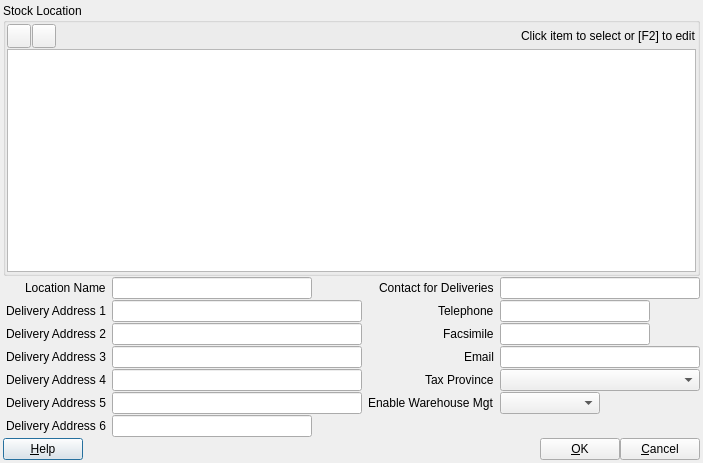
<?xml version="1.0" encoding="UTF-8"?>
<ui version="4.0">
 <class>ACC_LocationDialog</class>
 <widget class="QDialog" name="ACC_LocationDialog">
  <property name="geometry">
   <rect>
    <x>0</x>
    <y>0</y>
    <width>683</width>
    <height>463</height>
   </rect>
  </property>
  <property name="windowTitle">
   <string>Edit Stock Location</string>
  </property>
  <layout class="QGridLayout" name="gridLayout_2">
   <property name="leftMargin">
    <number>3</number>
   </property>
   <property name="topMargin">
    <number>3</number>
   </property>
   <property name="rightMargin">
    <number>3</number>
   </property>
   <property name="bottomMargin">
    <number>3</number>
   </property>
   <property name="horizontalSpacing">
    <number>3</number>
   </property>
   <property name="verticalSpacing">
    <number>1</number>
   </property>
   <item row="0" column="0">
    <widget class="QGroupBox" name="groupBox">
     <property name="sizePolicy">
      <sizepolicy hsizetype="Expanding" vsizetype="Expanding">
       <horstretch>0</horstretch>
       <verstretch>0</verstretch>
      </sizepolicy>
     </property>
     <property name="title">
      <string>Stock Location</string>
     </property>
     <layout class="QGridLayout" name="gridLayout">
      <property name="leftMargin">
       <number>1</number>
      </property>
      <property name="topMargin">
       <number>1</number>
      </property>
      <property name="rightMargin">
       <number>1</number>
      </property>
      <property name="bottomMargin">
       <number>1</number>
      </property>
      <property name="spacing">
       <number>1</number>
      </property>
      <item row="0" column="0">
       <layout class="QHBoxLayout" name="horizontalLayout_2">
        <property name="spacing">
         <number>1</number>
        </property>
        <item>
         <widget class="QToolButton" name="pbAdd">
          <property name="minimumSize">
           <size>
            <width>24</width>
            <height>24</height>
           </size>
          </property>
          <property name="maximumSize">
           <size>
            <width>24</width>
            <height>24</height>
           </size>
          </property>
          <property name="toolTip">
           <string>Add location</string>
          </property>
          <property name="text">
           <string/>
          </property>
          <property name="icon">
           <iconset resource="../../../db/src/gui/db.qrc">
            <normaloff>:/images/icons/add.png</normaloff>:/images/icons/add.png</iconset>
          </property>
          <property name="iconSize">
           <size>
            <width>16</width>
            <height>16</height>
           </size>
          </property>
         </widget>
        </item>
        <item>
         <widget class="QToolButton" name="pbDelete">
          <property name="minimumSize">
           <size>
            <width>24</width>
            <height>24</height>
           </size>
          </property>
          <property name="maximumSize">
           <size>
            <width>24</width>
            <height>24</height>
           </size>
          </property>
          <property name="toolTip">
           <string>Delete location</string>
          </property>
          <property name="text">
           <string/>
          </property>
          <property name="icon">
           <iconset>
            <normalon>:/images/icons/delete.png</normalon>
           </iconset>
          </property>
          <property name="iconSize">
           <size>
            <width>16</width>
            <height>16</height>
           </size>
          </property>
         </widget>
        </item>
        <item>
         <spacer name="horizontalSpacer_2">
          <property name="orientation">
           <enum>Qt::Horizontal</enum>
          </property>
          <property name="sizeHint" stdset="0">
           <size>
            <width>40</width>
            <height>20</height>
           </size>
          </property>
         </spacer>
        </item>
        <item>
         <widget class="QLabel" name="lblTvInfo">
          <property name="text">
           <string>Click item to select or [F2] to edit</string>
          </property>
         </widget>
        </item>
       </layout>
      </item>
      <item row="1" column="0">
       <widget class="QTableView" name="tvLocation"/>
      </item>
     </layout>
    </widget>
   </item>
   <item row="1" column="0">
    <layout class="QHBoxLayout" name="horizontalLayout_3">
     <property name="spacing">
      <number>6</number>
     </property>
     <item>
      <layout class="QFormLayout" name="formLayout">
       <property name="labelAlignment">
        <set>Qt::AlignRight|Qt::AlignTrailing|Qt::AlignVCenter</set>
       </property>
       <property name="horizontalSpacing">
        <number>6</number>
       </property>
       <property name="verticalSpacing">
        <number>1</number>
       </property>
       <property name="leftMargin">
        <number>3</number>
       </property>
       <item row="0" column="0">
        <widget class="QLabel" name="label">
         <property name="text">
          <string>Location Name</string>
         </property>
        </widget>
       </item>
       <item row="0" column="1">
        <widget class="QLineEdit" name="leLocationName">
         <property name="minimumSize">
          <size>
           <width>200</width>
           <height>0</height>
          </size>
         </property>
         <property name="maximumSize">
          <size>
           <width>200</width>
           <height>16777215</height>
          </size>
         </property>
        </widget>
       </item>
       <item row="1" column="0">
        <widget class="QLabel" name="label_3">
         <property name="text">
          <string>Delivery Address 1</string>
         </property>
        </widget>
       </item>
       <item row="1" column="1">
        <widget class="QLineEdit" name="leDeliveryAddress1">
         <property name="minimumSize">
          <size>
           <width>250</width>
           <height>0</height>
          </size>
         </property>
         <property name="maximumSize">
          <size>
           <width>16777215</width>
           <height>16777215</height>
          </size>
         </property>
        </widget>
       </item>
       <item row="2" column="0">
        <widget class="QLabel" name="label_4">
         <property name="text">
          <string>Delivery Address 2</string>
         </property>
        </widget>
       </item>
       <item row="2" column="1">
        <widget class="QLineEdit" name="leDeliveryAddress2">
         <property name="minimumSize">
          <size>
           <width>250</width>
           <height>0</height>
          </size>
         </property>
         <property name="maximumSize">
          <size>
           <width>16777215</width>
           <height>16777215</height>
          </size>
         </property>
         <property name="text">
          <string/>
         </property>
        </widget>
       </item>
       <item row="3" column="0">
        <widget class="QLabel" name="label_5">
         <property name="text">
          <string>Delivery Address 3</string>
         </property>
        </widget>
       </item>
       <item row="3" column="1">
        <widget class="QLineEdit" name="leDeliveryAddress3">
         <property name="minimumSize">
          <size>
           <width>250</width>
           <height>0</height>
          </size>
         </property>
         <property name="maximumSize">
          <size>
           <width>16777215</width>
           <height>16777215</height>
          </size>
         </property>
        </widget>
       </item>
       <item row="4" column="0">
        <widget class="QLabel" name="label_6">
         <property name="text">
          <string>Delivery Address 4</string>
         </property>
        </widget>
       </item>
       <item row="4" column="1">
        <widget class="QLineEdit" name="leDeliveryAddress4">
         <property name="minimumSize">
          <size>
           <width>250</width>
           <height>0</height>
          </size>
         </property>
         <property name="maximumSize">
          <size>
           <width>16777215</width>
           <height>16777215</height>
          </size>
         </property>
        </widget>
       </item>
       <item row="5" column="0">
        <widget class="QLabel" name="label_7">
         <property name="text">
          <string>Delivery Address 5</string>
         </property>
        </widget>
       </item>
       <item row="5" column="1">
        <widget class="QLineEdit" name="leDeliveryAddress5">
         <property name="minimumSize">
          <size>
           <width>250</width>
           <height>0</height>
          </size>
         </property>
         <property name="maximumSize">
          <size>
           <width>16777215</width>
           <height>16777215</height>
          </size>
         </property>
        </widget>
       </item>
       <item row="6" column="0">
        <widget class="QLabel" name="label_8">
         <property name="text">
          <string>Delivery Address 6</string>
         </property>
        </widget>
       </item>
       <item row="6" column="1">
        <widget class="QLineEdit" name="leDeliveryAddress6">
         <property name="minimumSize">
          <size>
           <width>200</width>
           <height>0</height>
          </size>
         </property>
         <property name="maximumSize">
          <size>
           <width>200</width>
           <height>16777215</height>
          </size>
         </property>
        </widget>
       </item>
      </layout>
     </item>
     <item>
      <layout class="QFormLayout" name="formLayout_2">
       <property name="labelAlignment">
        <set>Qt::AlignRight|Qt::AlignTrailing|Qt::AlignVCenter</set>
       </property>
       <property name="horizontalSpacing">
        <number>6</number>
       </property>
       <property name="verticalSpacing">
        <number>1</number>
       </property>
       <item row="0" column="0">
        <widget class="QLabel" name="label_2">
         <property name="text">
          <string>Contact for Deliveries</string>
         </property>
        </widget>
       </item>
       <item row="0" column="1">
        <widget class="QLineEdit" name="leContactForDeliveries">
         <property name="minimumSize">
          <size>
           <width>200</width>
           <height>0</height>
          </size>
         </property>
         <property name="maximumSize">
          <size>
           <width>16777215</width>
           <height>16777215</height>
          </size>
         </property>
        </widget>
       </item>
       <item row="1" column="0">
        <widget class="QLabel" name="label_9">
         <property name="text">
          <string>Telephone</string>
         </property>
        </widget>
       </item>
       <item row="1" column="1">
        <widget class="QLineEdit" name="leTelephone">
         <property name="minimumSize">
          <size>
           <width>150</width>
           <height>0</height>
          </size>
         </property>
         <property name="maximumSize">
          <size>
           <width>150</width>
           <height>16777215</height>
          </size>
         </property>
        </widget>
       </item>
       <item row="2" column="0">
        <widget class="QLabel" name="label_10">
         <property name="text">
          <string>Facsimile</string>
         </property>
        </widget>
       </item>
       <item row="2" column="1">
        <widget class="QLineEdit" name="leFacsimile">
         <property name="minimumSize">
          <size>
           <width>150</width>
           <height>0</height>
          </size>
         </property>
         <property name="maximumSize">
          <size>
           <width>150</width>
           <height>16777215</height>
          </size>
         </property>
        </widget>
       </item>
       <item row="3" column="0">
        <widget class="QLabel" name="label_11">
         <property name="text">
          <string>Email</string>
         </property>
        </widget>
       </item>
       <item row="3" column="1">
        <widget class="QLineEdit" name="leEmail">
         <property name="minimumSize">
          <size>
           <width>200</width>
           <height>0</height>
          </size>
         </property>
         <property name="maximumSize">
          <size>
           <width>16777215</width>
           <height>16777215</height>
          </size>
         </property>
        </widget>
       </item>
       <item row="4" column="0">
        <widget class="QLabel" name="label_12">
         <property name="text">
          <string>Tax Province</string>
         </property>
        </widget>
       </item>
       <item row="4" column="1">
        <widget class="QComboBox" name="cbTaxProvince">
         <property name="minimumSize">
          <size>
           <width>200</width>
           <height>0</height>
          </size>
         </property>
         <property name="maximumSize">
          <size>
           <width>200</width>
           <height>16777215</height>
          </size>
         </property>
        </widget>
       </item>
       <item row="5" column="0">
        <widget class="QLabel" name="label_13">
         <property name="text">
          <string>Enable Warehouse Mgt</string>
         </property>
        </widget>
       </item>
       <item row="5" column="1">
        <widget class="QComboBox" name="cbEnableWarehouseMgt">
         <property name="minimumSize">
          <size>
           <width>100</width>
           <height>0</height>
          </size>
         </property>
         <property name="maximumSize">
          <size>
           <width>100</width>
           <height>16777215</height>
          </size>
         </property>
        </widget>
       </item>
      </layout>
     </item>
    </layout>
   </item>
   <item row="2" column="0">
    <layout class="QHBoxLayout" name="horizontalLayout">
     <item>
      <widget class="QPushButton" name="pbHelp">
       <property name="text">
        <string>&amp;Help</string>
       </property>
      </widget>
     </item>
     <item>
      <spacer name="horizontalSpacer">
       <property name="orientation">
        <enum>Qt::Horizontal</enum>
       </property>
       <property name="sizeHint" stdset="0">
        <size>
         <width>40</width>
         <height>20</height>
        </size>
       </property>
      </spacer>
     </item>
     <item>
      <widget class="QPushButton" name="pbOk">
       <property name="text">
        <string>&amp;OK</string>
       </property>
      </widget>
     </item>
     <item>
      <widget class="QPushButton" name="pbCancel">
       <property name="text">
        <string>&amp;Cancel</string>
       </property>
      </widget>
     </item>
    </layout>
   </item>
  </layout>
 </widget>
 <tabstops>
  <tabstop>tvLocation</tabstop>
  <tabstop>pbAdd</tabstop>
  <tabstop>pbDelete</tabstop>
  <tabstop>leLocationName</tabstop>
  <tabstop>leDeliveryAddress1</tabstop>
  <tabstop>leDeliveryAddress2</tabstop>
  <tabstop>leDeliveryAddress3</tabstop>
  <tabstop>leDeliveryAddress4</tabstop>
  <tabstop>leDeliveryAddress5</tabstop>
  <tabstop>leDeliveryAddress6</tabstop>
  <tabstop>leContactForDeliveries</tabstop>
  <tabstop>leTelephone</tabstop>
  <tabstop>leFacsimile</tabstop>
  <tabstop>leEmail</tabstop>
  <tabstop>cbTaxProvince</tabstop>
  <tabstop>cbEnableWarehouseMgt</tabstop>
  <tabstop>pbOk</tabstop>
  <tabstop>pbCancel</tabstop>
  <tabstop>pbHelp</tabstop>
 </tabstops>
 <resources>
  <include location="../../../db/src/gui/db.qrc"/>
 </resources>
 <connections/>
</ui>
